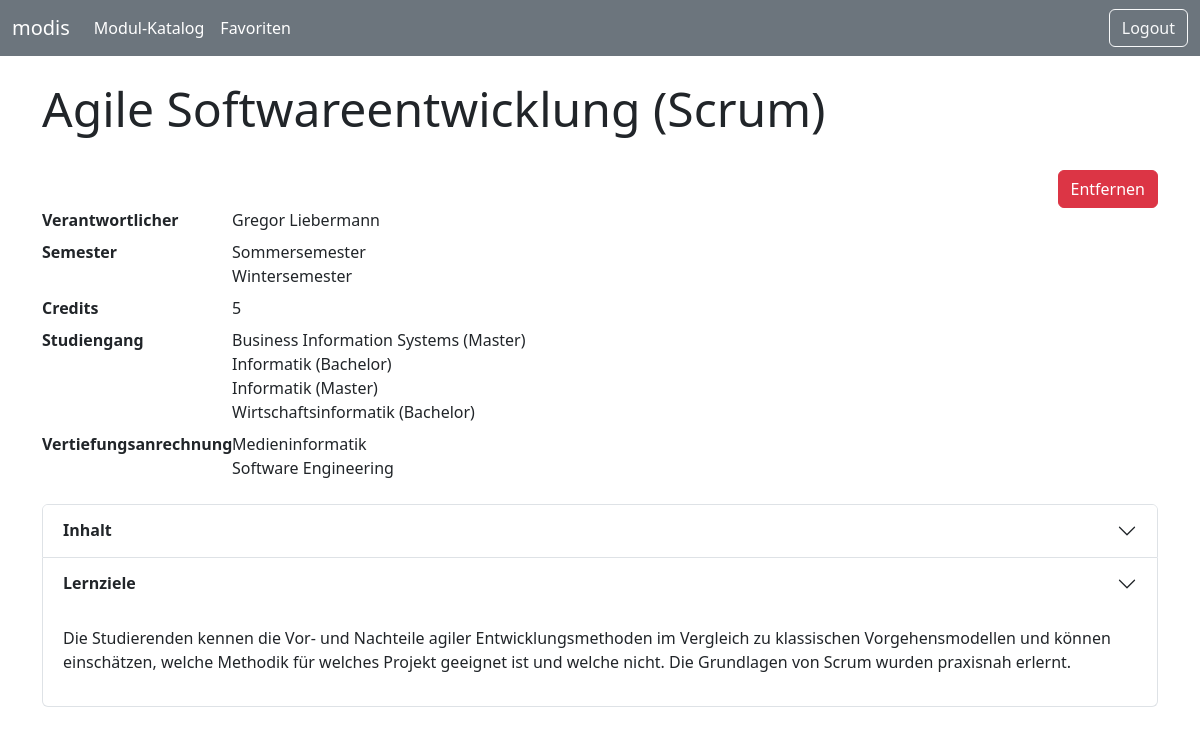
The page /module/48/ (signed in) on the database its author committed.
### base/models/module.py (models this page shows, shortened)
class Module(models.Model):
    title = models.CharField(max_length=200)
    content = models.TextField(null=True, blank=True)
    learning_objective = models.TextField(null=True, blank=True)
    lecturer = models.ForeignKey(Lecturer, on_delete=models.SET_NULL, null=True, blank=False)
    semesters = models.ManyToManyField(Semester)
    graduate_programs = models.ManyToManyField(GraduateProgram)
    specialisation_tracks = models.ManyToManyField(SpecialisationTrack, blank=True)
    credits = models.IntegerField()
    updated = models.DateTimeField(auto_now=True)
    class Meta:
        ordering = ['title']

### base/models/lecturer.py (models this page shows)
class Lecturer(models.Model):
    user = models.OneToOneField(User, on_delete=models.CASCADE, primary_key=True)
    first_name = models.CharField(max_length=50)
    last_name = models.CharField(max_length=50)
    class Meta:
        ordering = ['last_name']
    def __str__(self):
        return f'{self.first_name} {self.last_name}'

### base/models/semester.py (models this page shows)
class Semester(models.Model):
    class Type(models.TextChoices):
        WINTER = 'Wintersemester'
        SUMMER = 'Sommersemester'
    class Meta:
        ordering = ['type']
    type = models.CharField(max_length=20, choices=Type.choices)
    def __str__(self):
        return self.type

### base/models/graduate_program.py (models this page shows)
class GraduateProgram(models.Model):
    class Degree(models.TextChoices):
        BACHELOR = 'Bachelor'
        MASTER = 'Master'
    class Meta:
        ordering = ['title']
    title = models.CharField(max_length=200)
    degree = models.CharField(max_length=20, choices=Degree.choices)
    def __str__(self):
        return f'{self.title} ({self.degree})'

### base/models/specialisation_track.py (models this page shows)
class SpecialisationTrack(models.Model):
    title = models.CharField(max_length=200)
    graduate_program = models.ForeignKey(GraduateProgram, on_delete=models.CASCADE)
    class Meta:
        ordering = ['title']
    def __str__(self):
        return self.title

### base/views.py (the view)
# urls.py: path('module/<str:pk>/', views.module, name='module'),
@login_required
def module(request, pk):
    module = Module.objects.get(id=pk)
    context = {'module': module}
    student = get_student_for_context(request)
    if student is not None:
        context['student'] = student
    return render(request, 'module/module.html', context)

### base/utils.py (called while the page is built)
def get_student_for_context(request):
    try:
        return Student.objects.get(user=request.user)
    except:
        return None

### base/templates/module/module.html (shortened to what this page needs)
{% extends 'main/index.html' %}
{% block content %}
    <div class="container pt-4">
        <h1 class="display-5 pb-4">{{ module.title }}</h1>
        <div class="row">
            <div class="col d-flex justify-content-end">
                {% if user.user_type == user.STUDENT %}
                    {% if module in student.favourites.all %}
                        <a class="btn btn-danger" href="{% url 'toggle-fav' module.id %}">Entfernen</a>
                    {% else %}
                        <a class="btn btn-success"
                           href="{% url 'toggle-fav' module.id %}">Hinzufügen</a>
                    {% endif %}
                {% endif %}
            </div>
        </div>
        <dl class="row">
            <dt class="col-sm-2">Verantwortlicher</dt>
            <dd class="col-sm-10">{{ module.lecturer }}</dd>
            <dt class="col-sm-2">Semester</dt>
            <dd class="col-sm-10">
                {% for semester in module.semesters.all %}
                    {{ semester }} <br/>
                {% endfor %}
            </dd>
            <dt class="col-sm-2">Credits</dt>
            <dd class="col-sm-10">{{ module.credits }}</dd>
            <dt class="col-sm-2">Studiengang</dt>
            <dd class="col-sm-10">
                {% for graduate_program in module.graduate_programs.all %}
                    {{ graduate_program }} <br>
                {% endfor %}
            </dd>
            <dt class="col-sm-2">Vertiefungsanrechnung</dt>
            <dd class="col-sm-10">
                {% for specialisation_track in module.specialisation_tracks.all %}
                    {{ specialisation_track }} <br/>
                {% endfor %}
            </dd>
        </dl>
        <div class="row">
            <div class="accordion" id="accordionDetails">
                <div class="accordion-item">
                    <h2 class="accordion-header" id="headingOne">
                        <button class="accordion-button collapsed" type="button" data-bs-toggle="collapse"
                                data-bs-target="#collapseOne" aria-expanded="false" aria-controls="collapseOne">
                            <dt class="col-sm-2">Inhalt</dt>
                        </button>
                    </h2>
                </div>
                <div class="accordion-item">
                    <h2 class="accordion-header" id="headingTwo">
                        <button class="accordion-button collapsed" type="button" data-bs-toggle="collapse"
                                data-bs-target="#collapseTwo" aria-expanded="false" aria-controls="collapseTwo">
                            <dt class="col-sm-2">Lernziele</dt>
                        </button>
                    </h2>
                    <div id="collapseTwo" class="accordion-collapse collapse show" aria-labelledby="headingTwo"
                         data-bs-parent="#accordionDetails">
                        <div class="accordion-body">
                            {{ module.learning_objective|linebreaks }}
                        </div>
                    </div>
                </div>
            </div>
        </div>
    </div>
{% endblock %}

### rows shown on the page
Module: title "Agile Softwareentwicklung (Scrum)", lecturer "Gregor Liebermann", credits "5", learning_objective "Die Studierenden kennen die Vor- und Nachteile agiler Entwicklungsmethoden im Vergleich zu klassischen Vorgehensmodellen und können einschätzen, welche Methodik für welches Projekt geeignet ist und welche nicht. Die Grundlagen von Scrum wurden praxisnah erlernt."
Semester: type "Sommersemester"
Semester: type "Wintersemester"
GraduateProgram: title+degree "Business Information Systems (Master)"
GraduateProgram: title+degree "Informatik (Bachelor)"
GraduateProgram: title+degree "Informatik (Master)"
GraduateProgram: title+degree "Wirtschaftsinformatik (Bachelor)"
SpecialisationTrack: title "Medieninformatik"
SpecialisationTrack: title "Software Engineering"
